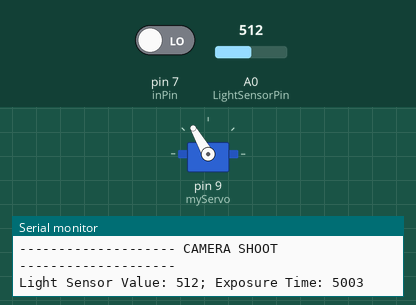
Bench run of a sketch on a simulated Arduino Uno, built with avr-gcc and run on an emulated ATmega328P. On the bench: servo, the last lines printed to the serial monitor. The test bench sets the inputs (shaded band); at power-on: pin 7 (inPin) LOW, A0 (LightSensorPin) = 512.

Above: at 10.8 s.
10.9 s: pin 7 (inPin) driven HIGH
At 15.4 s:
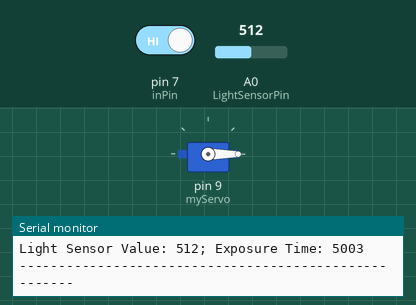
20.9 s: pin 7 (inPin) driven LOW
At 21.8 s:
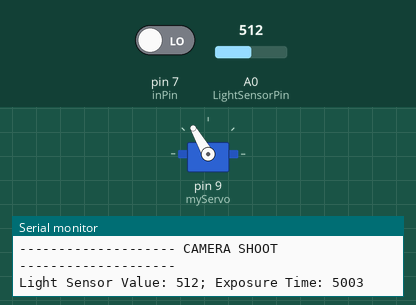
42.7 s: A0 (LightSensorPin) set to 1023
52.7 s: A0 (LightSensorPin) set to 511
Timing chart, 0 to 62.9 s (numbered marks = the images above; inputs shaded):
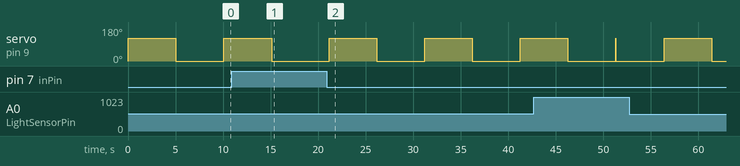

Measured:
- after the input at 10.9 s, servo on pin 9 (myServo): goes on until 15.1 s, then stays 0°
- after the input at 20.9 s, servo on pin 9 (myServo): alternates 120° for 5.0 s and 0° for 5.0 s, starting after 0.24 s

The sketch:

Light_Meter_Experiment.ino
```cpp
//References:
//Light sensor: Arduino Uno project 4
//Servo: Arduino Uno project 5
//Push button: https://www.arduino.cc/en/tutorial/pushbutton


//Import lybraries
#include <Servo.h>
Servo myServo;

//Variable declaration
const int LightSensorPin= A0;
int exp_time = 0;
int LightSensorValue = 0;
int angle1 = 0;
int angle2 = 120;  // --NEED CALIBRATION--
int inPin = 7;   // choose the input pin (for a pushbutton)
int val = 0;     // variable for reading the pin status


void setup() {
  myServo.attach(9);
  Serial.begin(9600);
  pinMode(inPin, INPUT);    // declare pushbutton as input
  myServo.write(angle1);
}

void loop() {
  //myServo.write(angle1);
  val = digitalRead(inPin);  // read pushbutton input value
  if (val == HIGH) {         // check if the input is HIGH (button released)

      LightSensorValue = analogRead(LightSensorPin);
      delay(5);

      //map the sensor reading to set the exposure time. --NEED CALIBRATION--
      exp_time = map(LightSensorValue,0,1023,10000,15);
      //with the minimum light detected set the exp_time to 10s, this is the value which need to be calibrated,
      //with the max light detected set just 15 millisec so the servo has the time to move

      //show values on the screen, refresh rate 1s
      Serial.print("Light Sensor Value: ");
      Serial.print(LightSensorValue);
      Serial.print("; Exposure Time: ");
      Serial.println(exp_time);
      delay(1000);

  } else {
      LightSensorValue = analogRead(LightSensorPin);
      delay(5);

      //map the sensor reading to set the exposure time. --NEED CALIBRATION--
      exp_time = map(LightSensorValue,0,1023,10000,15);
      //with the minimum light detected set the exp_time to 10s, this is the value which need to be calibrated,
      //with the max light detected set just 15 millisec so the servo has the time to move

      //show values on the screen
      Serial.println("-------------------- CAMERA SHOOT --------------------");
      Serial.print("Light Sensor Value: ");
      Serial.print(LightSensorValue);
      Serial.print("; Exposure Time: ");
      Serial.println(exp_time);

      //Move the servo to trigger the camera shutter
      myServo.write(angle2);
      delay(exp_time);
      myServo.write(angle1);

      Serial.println("------------------------------------------------------");

      delay(5000); //5s delay to avoid multiple camera shoot while the button is pressed
  }
}
```
